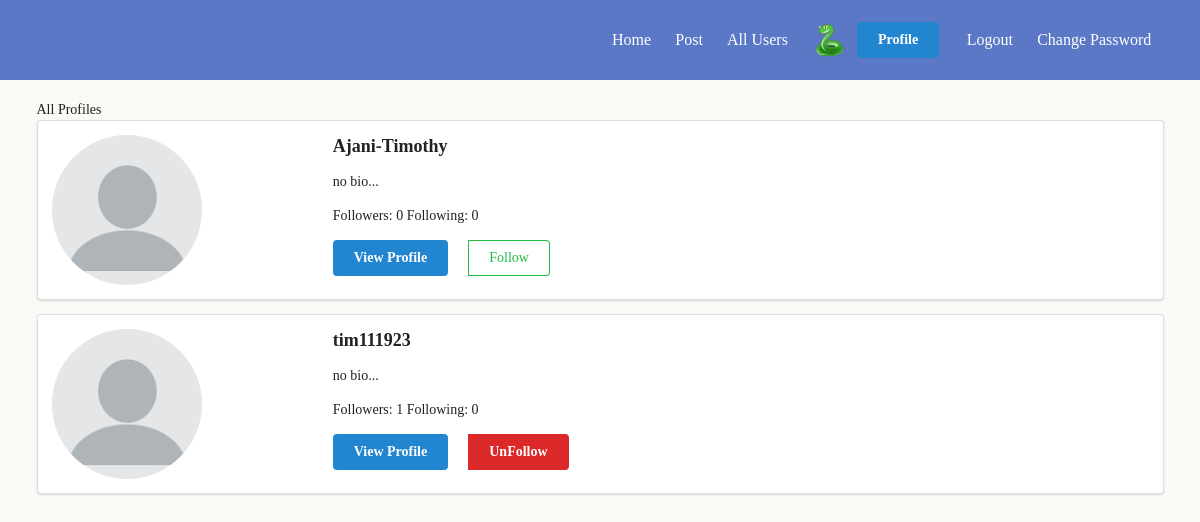
The page /profile/all-profiles/ (signed in) on the database its author committed.
### profiles/models.py (models this page shows, shortened)
class Profile(models.Model):
    first_name = models.CharField(max_length=200, blank=True)
    last_name = models.CharField(max_length=200, blank=True)
    user = models.OneToOneField(User, on_delete=models.CASCADE)
    bio = models.TextField(default="no bio...", max_length=300,blank=True)
    email = models.EmailField(max_length=200, blank=True)
    country = models.CharField(max_length=200, blank=True)
    avatar = models.ImageField(default='avatar.png', upload_to='avatars/')
    followers = models.ManyToManyField(User, blank=True, related_name='followers')
    following = models.ManyToManyField(User, blank=True, related_name='following')
    slug = AutoSlugField(populate_from='user')
    updated = models.DateTimeField(auto_now=True)
    created = models.DateTimeField(auto_now_add=True)
    def get_avatar_url(self):
        try:
            url =self.avatar.url
        except:
            url=''
        return url
    def count_followers(self):
        return self.followers.all().count()
    def count_following(self):
        return self.following.all().count()
    def all_followers(self):
        return self.followers.all()

### profiles/views.py (the view)
# urls.py: path('all-profiles/',AllProfilesView,name='all-profiles'),
@login_required
def AllProfilesView(request):
    all_profiles= Profile.objects.all().exclude(user=request.user)
    return render(request,'profiles/all-profiles.html',{"all_profiles":all_profiles})

### profiles/context_processor.py (called while the page is built)
def profile_pic(request):
    if request.user.is_authenticated:
        profile_obj = Profile.objects.get(user=request.user)
        pic = profile_obj.get_avatar_url
        return {'picture':pic,'user_id':request.user.id}
    return {}

### templates/profiles/all-profiles.html (shortened to what this page needs)
 {% extends 'base.html' %}
 {% load static %}
 {% block content %}
 {% block title %}All Profiles{% endblock title %}
{% if all_profiles %}
 {% for profile in all_profiles %}
      <div class="ui segment">
        <div class="ui grid">
          <div class="row">
            <div class="four wide column">
              <img class="ui small circular image" src="{{profile.get_avatar_url}}">
            </div>
            <div class="twelve wide column">
              <h3>{{profile.user}}</h3>
              <p>{{profile.bio|truncatechars:20}} </p>
              <p><span>Followers: {{profile.count_followers}}</span>
                <span>Following: {{profile.count_following}}</span></p>
                <div class="ui buttons">
                    <a href="{% url 'profiles:view-another-profile' profile.slug %}" ><button  class="ui primary button mb-5 w-big">View Profile</button></a>
                    <br>
                    <form action="{% url 'profiles:follow-another-profile' %}" method="POST">
                        {% if request.user in profile.all_followers %}
                        <button type="submit" class="ui red  button mb-5 w-big" style="margin-left: 20px !important;">UnFollow</button>
                        {% else %}
                        <button type="submit" class="ui positive basic button mb-5 w-big" style="margin-left: 20px !important;">Follow</button>
                        {% endif %}
                      </form>
                  </div>
            </div>
          </div>
        </div>
      </div>
 {% endfor %}
 {% else %}
  <a class="header">Sorry there is no profile to yet</a>
 {% endif %}
 </div>
 {% endblock content%}

### templates/navbar.html (shortened to what this page needs)
{% load static %}
{% block mycss %}
    <link rel="stylesheet" href="{% static 'css/nav.css' %}">
{% endblock mycss %}
    <nav style="margin-bottom: 20px !important" >
        <header class="ui container " style="height:100% !important;">
              <ul class="nav-links">
                <li><a href="{% url 'posts:home' %}">Home</a></li>
                <li><a href="{% url 'posts:post-view' %}">Post </a></li>
                <li><a href="{% url 'profiles:all-profiles' %}">All Users</a></li>
                <li class="" style="display: flex !important; align-items:center; ">
                    <div><img class="ui mini circular image" src="{{picture}}"></div>
                    <div style="margin-left:10px !important;">
                        <form action="{% url 'profiles:profile-view' %}" method="GET">
                            <button class="ui primary button" type="submit">Profile</button>
                        </form>
                    </div>
                </li>
                {% if request.user.is_authenticated %}
                <li><a href="{% url 'logout' %}">Logout</a></li>
                <li><a href="{% url 'users:password-reset' %}"> Change Password</a></li>
                {% endif %}
              </ul>
        </header>
    </nav>

### static/css/style.css (style rules this page uses)
* { font-family: 'Poppins' !important; }
body { background-color: #FAF9F6 !important; }

### static/css/nav.css (style rules this page uses)
* { margin: 0; padding: 0; box-sizing: border-box; }
body { font-family: sans-serif; }
nav { height: 10vh; background: #5b78c7; }
.nav-links { display: flex; list-style: none; width: 50%; height: 100%; justify-content: space-around; align-items: center; margin-left: auto; }
.nav-links li a { color: white; text-decoration: none; font-size: 16px; }

### rows shown on the page
Profile: avatar (picture)
Profile: get_avatar_url (placeholder picture), user "Ajani-Timothy", bio "no bio...", count_followers "0", count_following "0", shows "Follow"
Profile: get_avatar_url (placeholder picture), user "tim111923", bio "no bio...", count_followers "1", count_following "0", shows "UnFollow"
